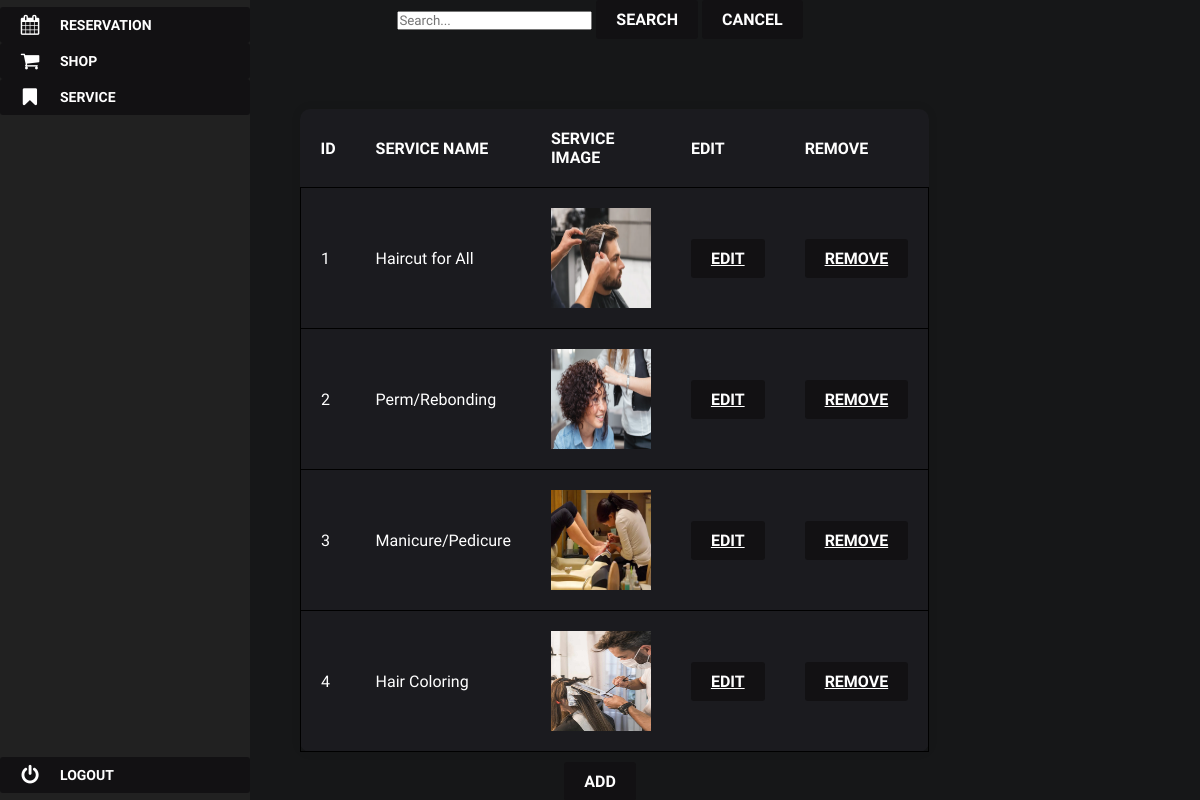
The app's page /Project/view/serviceManage.php, older data.
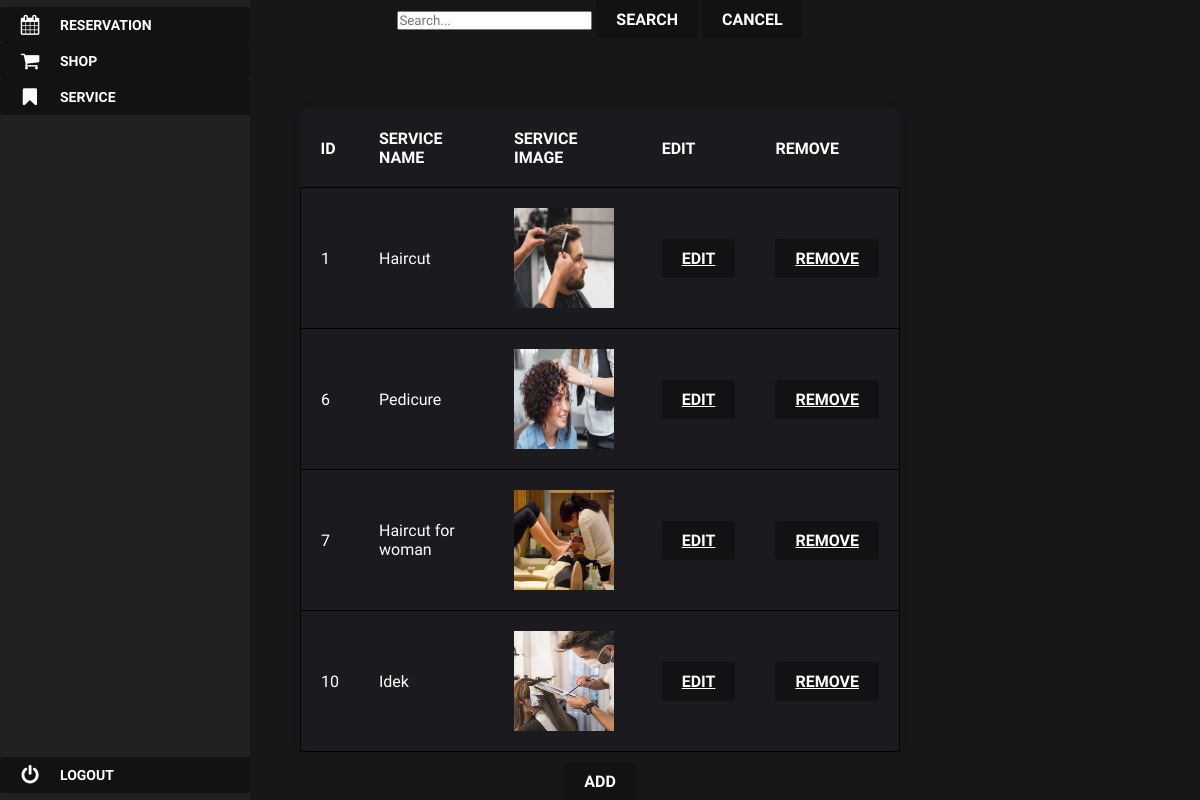
The same page, newer data.
### tables this page shows
CREATE TABLE `service` (
  `ID` int(11) NOT NULL,
  `service_name` varchar(100) NOT NULL,
  `service_image` varchar(60) NOT NULL
);

### Project/core/dbConnectionManager.php (called while the page is built, shortened)
<?php
class DBConnectionManager{
    private $dbConnection;
    function __construct() {
        $this->username = "root";
        $this->password = "";
        $this->server = "localhost";
        $this->dbname = "salon";
        try {
            $this->dbConnection = new \PDO("mysql:host=$this->server;dbname=$this->dbname", $this->username, $this->password);
        } catch(\PDOException $e) {
            print "Error!: " . $e->getMessage() . "<br/>";
        }
    }
    function getConnection() {
        return $this->dbConnection;
    }
}
?>

### Project/model/service.php (called while the page is built, shortened)
<?php
require_once(dirname(__DIR__) . "/core/dbconnectionmanager.php");
class Service {
    private $dbConnection;
    function __construct() {
        $conManager = new Database\DBConnectionManager();
        $this->dbConnection = $conManager->getConnection();
    }
    function getAll(){
        $query = "select * from service";
        $statement = $this->dbConnection->prepare($query);
        $statement->execute();
        $result = $statement->fetchAll();
        return $result;
    }
}
?>

### Project/view/serviceManage.php (the view, shortened to what this page needs)
<head>
    <link rel="stylesheet" href="style/productDesign.css">
    <link rel="stylesheet" href="style/sidebar.css">
</head>
<div style="margin: 0 auto; width: 600;">
<div style="margin: 0 auto; width: 600;">
    <?php
    $service = new Service();
    if (isset($_GET['search'])) {
        $searchTerm = $_GET['search'];
        $services = $service->search($searchTerm);
    } else {
        $services = $service->getAll();
    }
    $searchForm = '<form method="get" id="search-form" style="text-align:center;">
                    <input type="text" name="search" placeholder="Search...">
                    <button type="submit">Search</button>
                    <button type="button" onclick="window.location.href=\'index.php?resource=service&action=manage\'">Cancel</button>
                </form>';
    $html = '';
    $html .= '<table style="border-collapse: collapse; width: 100%;">';
    $html .= '<tr>';
    $html .= '<th>ID</th>';
    $html .= '<th>Service Name</th>';
    $html .= '<th>Service Image</th>';
    $html .= '<th>Edit</th>';
    $html .= '<th>Remove</th>';
    $html .= '</tr>';
    foreach ($services as $e) {
        $html .= '<tr style="border: 1px solid black; padding: 10px; margin-bottom: 10px; position: relative;">';
        $html .= '<td>' . $e['ID'] . '</td>';
        $html .= '<td>' . $e['service_name'] . '</td>';
        $html .= '<td><img class="previewImage" src="img/serviceImages/' . $e['service_image'] . '"></td>';
        $html .= '<td><a href="?resource=service&action=edit&row=' . $e['ID'] . '">Edit</a></td>';
        $html .= '<td><a href="?resource=service&action=remove&row=' . $e['ID'] . '">Remove</a></td>';
        $html .= '</tr>';
    }
    $html .= '</table>';
    $html .= '<div style="text-align:center;margin-top:80px;">
                <button onclick="location.href=\'?resource=service&action=add\'">Add</button>
            </div>';
    echo $searchForm;
    echo '<div id="services-container">' . $html . '</div>';
    ?>
</div>
    <nav class="main-menu">
        <ul>
            <li>
                <a href="?resource=reservation&action=manage">
                    <i class="fa fa-calendar fa-2x"></i>
                </a>
            </li>
            <li class="has-subnav">
                <a href="?resource=product&action=manage">
                    <i class="fa fa-shopping-cart fa-2x"></i>
                </a>
            </li>
            <li class="has-subnav">
                <a href="?resource=service&action=manage">
                    <i class="fa fa-bookmark fa-2x"></i>
                </a>
            </li>
        </ul>
        <ul class="logout">
            <li>
                <a href="?resource=home&action=view&status=logout">
                    <i class="fa fa-power-off fa-2x"></i>
                </a>
            </li>
        </ul>
    </nav>
</div>

### Project/style/productDesign.css (style rules this page uses)
* { padding: 0; margin: 0; box-sizing: border-box; font-family: "Quicksand"; }
table { top: 70px; position: relative; border-collapse: collapse; width: 100%; max-width: 800px; margin: 0 auto; background-color: #1b1b1f; box-shadow: 0 0 10px rgba(0, 0, 0, 0.1); border-radius: 10px; color: #fff; }
th, td { padding: 20px; text-align: left; font-size: 16px; }
th { text-transform: uppercase; font-weight: bold; }
a { background-color: #121113; color: #fff; border: none; padding: 10px 20px; border-radius: 3px; cursor: pointer; font-size: 16px; font-weight: bold; text-transform: uppercase; transition: 0.5s; }
button { background-color: #121113; color: #fff; border: none; padding: 10px 20px; border-radius: 3px; cursor: pointer; font-size: 16px; font-weight: bold; text-transform: uppercase; transition: 0.5s; margin: 0 auto; }
.previewImage { width: 100px; height: 100px; }

### Project/style/sidebar.css (style rules this page uses)
.fa-2x { font-size: 2em; }
.fa { position: relative; display: table-cell; width: 60px; height: 36px; text-align: center; vertical-align: middle; font-size: 20px; }
.main-menu { background: #212121; position: absolute; top: 0; bottom: 0; height: 100%; left: 0; width: 60px; overflow: hidden; -webkit-transition: width .05s linear; transition: width .05s linear; -webkit-transform: translateZ(0) scale(1, 1); z-index: 1000; }
.main-menu>ul { margin: 7px 0; }
.main-menu li { position: relative; display: block; width: 250px; }
.main-menu li>a { position: relative; display: table; border-collapse: collapse; border-spacing: 0; color: white; font-family: arial; font-size: 14px; text-decoration: none; -webkit-transform: translateZ(0) scale(1, 1); -webkit-transition: all .1s linear; transition: all .1s linear; }
nav { -webkit-user-select: none; -moz-user-select: none; -ms-user-select: none; -o-user-select: none; user-select: none; }
nav ul, nav li { outline: 0; margin: 0; padding: 0; }
.main-menu>ul.logout { position: absolute; left: 0; bottom: 0; }

### Project/view/serviceManage.php (style rules this page uses)
* { padding: 0; margin: 0; box-sizing: border-box; font-family: "Quicksand"; }

Row changes from the older to the newer data that the page shows:
removed service: ID "2", service_name "Perm/Rebonding", service_image (picture)
removed service: ID "3", service_name "Manicure/Pedicure", service_image (picture)
removed service: ID "4", service_name "Hair Coloring", service_image (picture)
changed service id 1: service_name "Haircut for All" → "Haircut"
added service: ID "6", service_name "Pedicure", service_image (picture)
added service: ID "7", service_name "Haircut for woman", service_image (picture)
added service: ID "10", service_name "Idek", service_image (picture)
